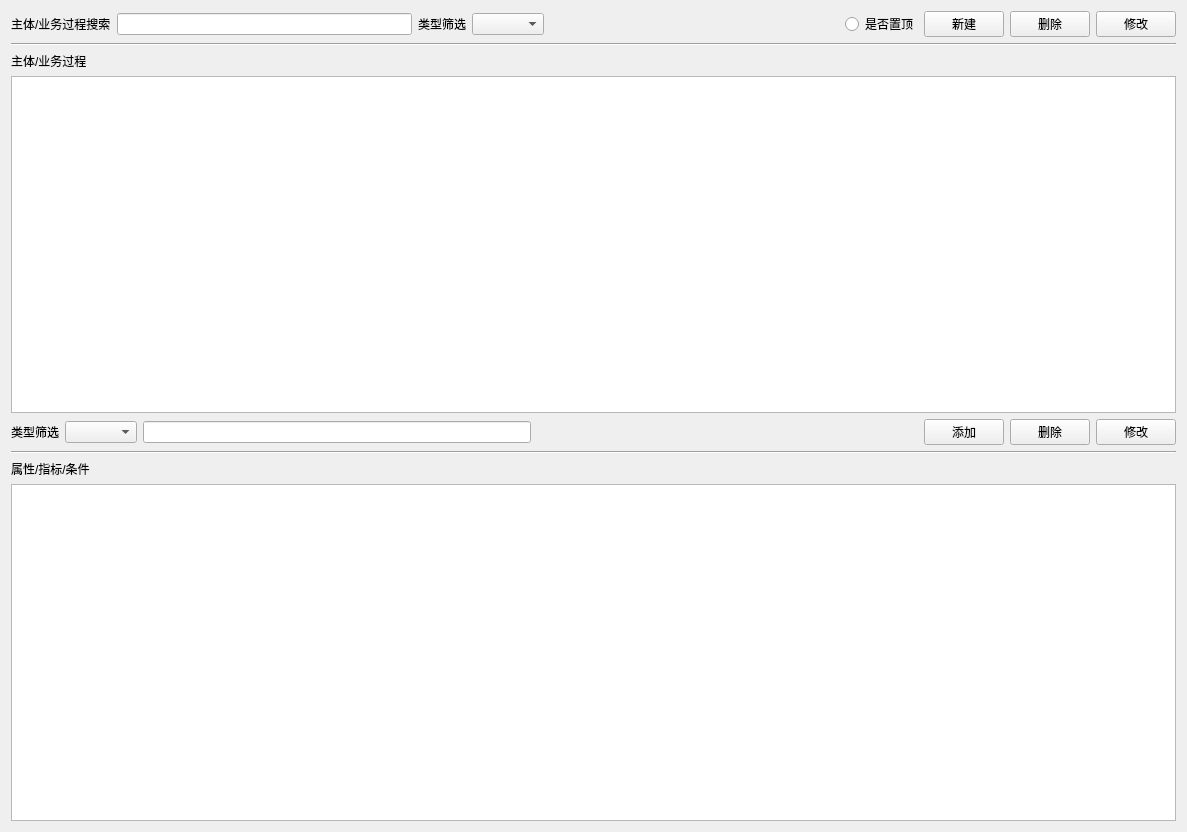
<?xml version="1.0" encoding="UTF-8"?>
<ui version="4.0">
 <class>ZHIBIAOGL</class>
 <widget class="QWidget" name="ZHIBIAOGL">
  <property name="geometry">
   <rect>
    <x>0</x>
    <y>0</y>
    <width>1187</width>
    <height>832</height>
   </rect>
  </property>
  <property name="windowTitle">
   <string>指标管理</string>
  </property>
  <layout class="QVBoxLayout" name="verticalLayout_2">
   <item>
    <layout class="QVBoxLayout" name="verticalLayout">
     <item>
      <layout class="QHBoxLayout" name="horizontalLayout_2">
       <item>
        <widget class="QLabel" name="label">
         <property name="text">
          <string>主体/业务过程搜索</string>
         </property>
        </widget>
       </item>
       <item>
        <widget class="QLineEdit" name="li_zb_ss"/>
       </item>
       <item>
        <widget class="QLabel" name="label_3">
         <property name="text">
          <string>类型筛选</string>
         </property>
        </widget>
       </item>
       <item>
        <widget class="QComboBox" name="com_zb_sx"/>
       </item>
       <item>
        <spacer name="horizontalSpacer">
         <property name="orientation">
          <enum>Qt::Horizontal</enum>
         </property>
         <property name="sizeHint" stdset="0">
          <size>
           <width>40</width>
           <height>20</height>
          </size>
         </property>
        </spacer>
       </item>
       <item>
        <widget class="QRadioButton" name="is_zd">
         <property name="text">
          <string>是否置顶</string>
         </property>
        </widget>
       </item>
       <item>
        <widget class="QPushButton" name="bt_zb_xj">
         <property name="text">
          <string>新建</string>
         </property>
        </widget>
       </item>
       <item>
        <widget class="QPushButton" name="bt_zb_sc">
         <property name="text">
          <string>删除</string>
         </property>
        </widget>
       </item>
       <item>
        <widget class="QPushButton" name="bt_zb_xg">
         <property name="text">
          <string>修改</string>
         </property>
        </widget>
       </item>
      </layout>
     </item>
     <item>
      <widget class="Line" name="line">
       <property name="orientation">
        <enum>Qt::Horizontal</enum>
       </property>
      </widget>
     </item>
     <item>
      <widget class="QLabel" name="label_2">
       <property name="text">
        <string>主体/业务过程</string>
       </property>
      </widget>
     </item>
     <item>
      <widget class="QTableView" name="tb_zb"/>
     </item>
     <item>
      <layout class="QHBoxLayout" name="horizontalLayout">
       <item>
        <widget class="QLabel" name="label_4">
         <property name="text">
          <string>类型筛选</string>
         </property>
        </widget>
       </item>
       <item>
        <widget class="QComboBox" name="com_zb_dtl_sx"/>
       </item>
       <item>
        <widget class="QLineEdit" name="li_zb_dtl_ss"/>
       </item>
       <item>
        <spacer name="horizontalSpacer_2">
         <property name="orientation">
          <enum>Qt::Horizontal</enum>
         </property>
         <property name="sizeHint" stdset="0">
          <size>
           <width>40</width>
           <height>20</height>
          </size>
         </property>
        </spacer>
       </item>
       <item>
        <widget class="QPushButton" name="bt_zb_dtl_tj">
         <property name="text">
          <string>添加</string>
         </property>
        </widget>
       </item>
       <item>
        <widget class="QPushButton" name="bt_zb_dtl_sc">
         <property name="text">
          <string>删除</string>
         </property>
        </widget>
       </item>
       <item>
        <widget class="QPushButton" name="bt_zb_dtl_xg">
         <property name="text">
          <string>修改</string>
         </property>
        </widget>
       </item>
      </layout>
     </item>
     <item>
      <widget class="Line" name="line_2">
       <property name="orientation">
        <enum>Qt::Horizontal</enum>
       </property>
      </widget>
     </item>
     <item>
      <widget class="QLabel" name="label_5">
       <property name="text">
        <string>属性/指标/条件</string>
       </property>
      </widget>
     </item>
     <item>
      <widget class="QTableView" name="tb_zb_dtl"/>
     </item>
    </layout>
   </item>
  </layout>
 </widget>
 <resources/>
 <connections/>
</ui>
